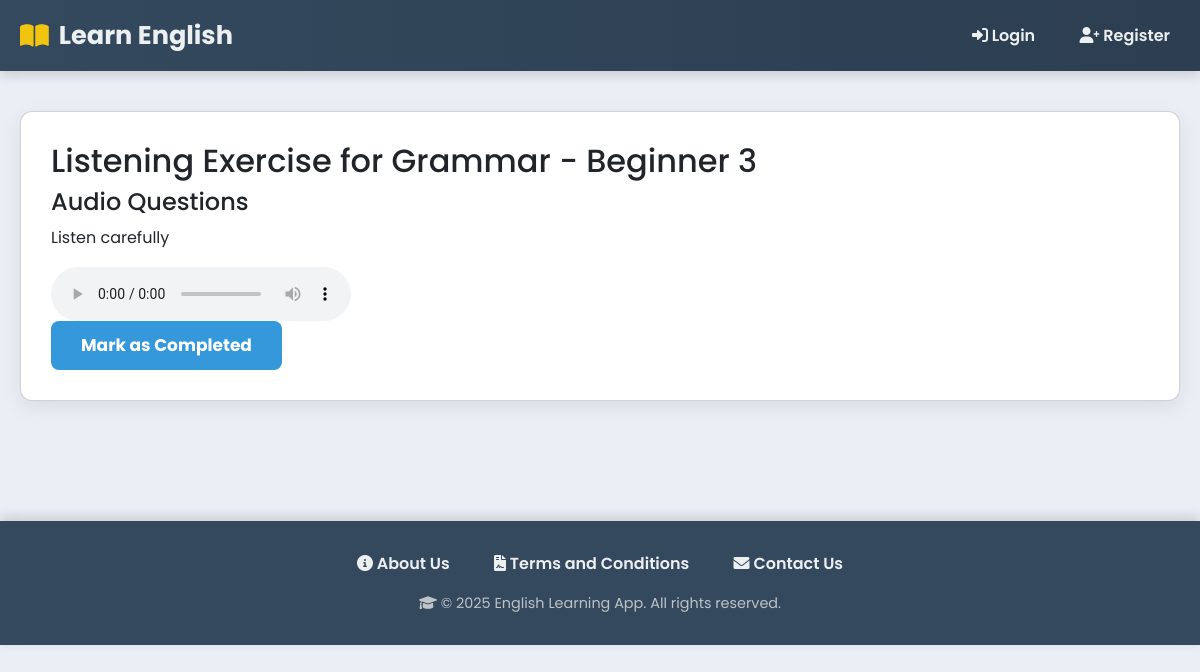
/lesson/7/listening/, run on the app's committed database.
### myapp/models.py (models this page shows, shortened)
class Lesson(models.Model):
    SKILL_LEVEL_CHOICES = [
        ("beginner", "Beginner"),
        ("intermediate", "Intermediate"),
        ("advanced", "Advanced"),
    ]
    CATEGORY_CHOICES = [
        ("grammar", "Grammar"),
        ("vocabulary", "Vocabulary"),
        ("listening", "Listening"),
        ("speaking", "Speaking"),
    ]
    title = models.CharField(max_length=200)
    description = models.TextField(blank=True)
    skill_level = models.CharField(max_length=20, choices=SKILL_LEVEL_CHOICES)
    category = models.CharField(max_length=20, choices=CATEGORY_CHOICES)
    created_by = models.ForeignKey(
        UserRegister,
        on_delete=models.SET_NULL,
        null=True,
        related_name="lessons_created"
    )
    created_at = models.DateTimeField(auto_now_add=True)

class ListeningExercise(models.Model):
    EXERCISE_TYPE_CHOICES = (
        ('audio_questions', 'Audio with Questions'),
        ('video_scenario', 'Video Scenario'),
    )
    lesson = models.ForeignKey(Lesson, on_delete=models.CASCADE, related_name="listening_exercises")
    title = models.CharField(max_length=200)
    description = models.TextField(blank=True, null=True)
    exercise_type = models.CharField(max_length=20, choices=EXERCISE_TYPE_CHOICES)
    audio_file = models.FileField(upload_to="listening_audio/", blank=True, null=True)
    video_file = models.URLField(blank=True, null=True, help_text="Paste video URL (e.g. YouTube/Vimeo link)")
    created_at = models.DateTimeField(auto_now_add=True)

### myapp/views.py (the view, shortened to what this page needs)
# urls.py: path("lesson/<int:lesson_id>/listening/", views.attempt_listening, name="attempt_listening"),
def attempt_listening(request, lesson_id):
    lesson = get_object_or_404(Lesson, id=lesson_id)
    exercises = lesson.listening_exercises.all()
    return render(request, "listening_attempt.html", {"lesson": lesson, "exercises": exercises})

### templates/listening_attempt.html (shortened to what this page needs)
{% extends "base.html" %}
{% block content %}
<div class="card">
    <h2>Listening Exercise for {{ lesson.title }}</h2>
    {% for exercise in exercises %}
        <h4>{{ exercise.title }}</h4>
        <p>{{ exercise.description }}</p>
        {% if exercise.audio_file %}
            <audio controls>
                <source src="{{ exercise.audio_file.url }}" type="audio/mpeg">
            </audio>
        {% endif %}
    {% endfor %}
    <form method="post">
        <button type="submit" class="btn btn-warning">Mark as Completed</button>
    </form>
</div>
{% endblock %}

### templates/base.html (style rules this page uses)
body { font-family: 'Poppins', 'Segoe UI', Tahoma, Geneva, Verdana, sans-serif; margin: 0; padding: 0; background: #e9eff5; color: #2c3e50; line-height: 1.6; }
.card { background: #ffffff; padding: 30px; margin-bottom: 30px; border-radius: 12px; box-shadow: 0 6px 20px rgba(0,0,0,0.08); }
.btn { display: inline-block; padding: 12px 30px; background: #3498db; color: #fff; border: none; border-radius: 8px; text-decoration: none; cursor: pointer; font-size: 17px; font-weight: 700; transition: background 0.3s, transform 0.2s, box-shadow 0.3s; }

### data on the page
Lesson: title "Grammar - Beginner 3"
ListeningExercise: title "Audio Questions", description "Listen carefully"
